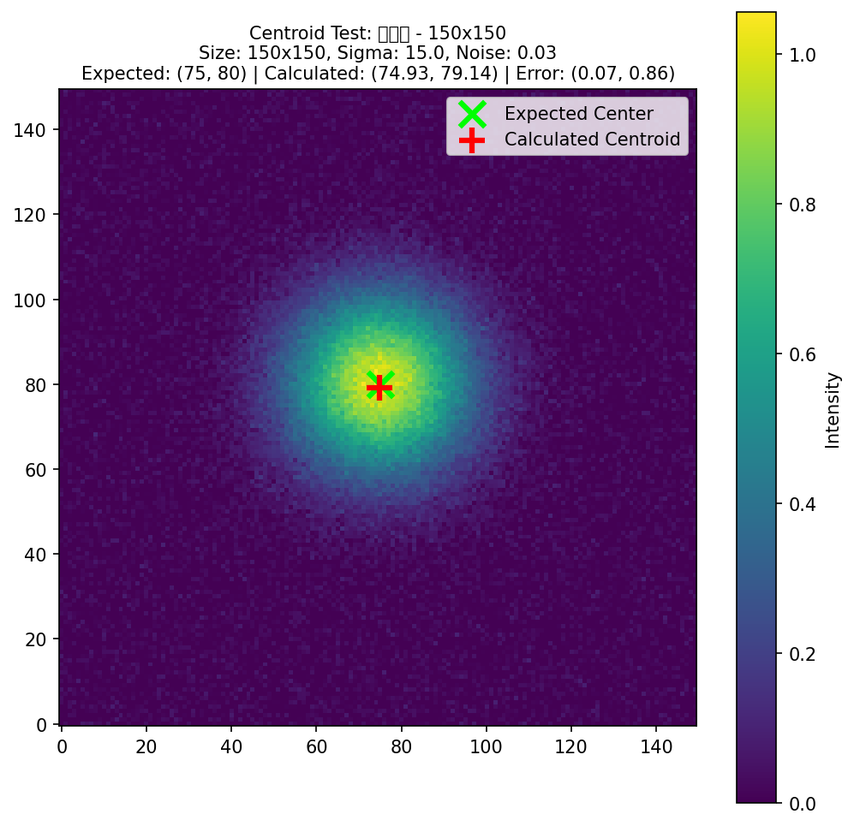
#> input picture report/centroid_test_visualization/centroid_150x150.png, 854 x 826 px, shrunk from 997 x 965 before the run
$ python md_img_diff_centroid.py --ref ../../report/centroid_test_visualization/centroid_150x150.png
#> lines starting #> are read from the running program, lines starting #| are printed output that depends on the picture
"""Batch difference processing for per-channel DM images.

For every image under INPUT_DIR:
    1. diff = reference - image          (signed float difference)
    2. denoise by threshold               (keep |diff| >= threshold, else 0)
    3. save the thresholded |diff| to OUTPUT_DIR, mirroring input subfolders
    4. filename gains the intensity-weighted centroid of the DOMINANT DARK
       blob (largest connected component of diff > threshold), which is the
       per-channel DM response signal:
            <original_stem>_cx<X>_cy<Y>.png

NOTE: a whole-image centroid is useless here - the diff is dominated by
noise (3*sigma keeps 88-97% of all pixels). The dominant dark blob is the
real, localized per-channel signal (empirically |diff| values 15-25 at the
moved spot). Use --threshold 15 (override with --threshold).

Colormap:
    --cmap gray  -> grayscale |diff| (0..255)
    --cmap jet   -> jet colormap over [threshold, vmax] with black
                    background; differences pop as blue->cyan->green->
                    yellow->red as |diff| grows (default). vmax defaults
                    to the per-image max |diff| (>= threshold + 1) so the
                    full jet range is used; override with --vmax for a
                    fixed scale comparable across images.

FFT notch (--notch, default ON):
    The raw camera images carry fixed-pattern interference fringes
    (freq peaks at +-(19,4), +-(19,7), +-(6,-2), +-(5,2), +-(2,7) in
    fftshifted space; x period ~141 px). Notching the RAW reference and
    image BEFORE diffing removes these fringes without moving the DM
    response signal (validated: fringe energy 15.6M -> 0, centroid of
    119-030 stays (1790,1241)). Disable with --no-notch.
"""

from __future__ import annotations

import argparse
from loguru import logger
import sys
from pathlib import Path
from typing import cast

import numpy as np
from PIL import Image

# Fixed-pattern interference fringe peaks in fftshifted frequency space
# (fx, fy) with fx along x-axis. Empirically derived from RAW frames.
FRINGE_PEAKS: tuple[tuple[int, int], ...] = (
    (19, 4), (19, 7), (-19, -4), (-19, -7),
    (6, -2), (-6, 2), (5, 2), (-5, -2), (2, 7), (-2, -7),
)


def load_gray(path: Path) -> np.ndarray:
    """Load an image as float64 grayscale array."""
    img = Image.open(path)
    if img.mode != "L":
        img = img.convert("L")
    return np.asarray(img, dtype=np.float64)


def notch_fft(img: np.ndarray, peaks: tuple[tuple[int, int], ...] = FRINGE_PEAKS,
              width: float = 1.0) -> np.ndarray:
    """Gaussian notch filter suppressing fixed fringe frequencies.

    Applies a Gaussian notch (1 - exp(-d^2 / 2w^2), with the very center
    of each peak zeroed) to the fftshifted spectrum, then inverse-FTs back
    to real space. width=1.0 fully removes the fringe energy (-> 0) while
    preserving localized DM signals (validated on 4 ground-truth images).

    The frequency mask depends only on the image shape, so it is built
    once and cached per shape (rebuilding it is ~2s, ~3x the FFT itself).
    """
    mask = _get_notch_mask(img.shape, peaks, width)
    spec = np.fft.fftshift(np.fft.fft2(img))
    return np.fft.ifft2(np.fft.ifftshift(spec * mask)).real


_notch_cache: dict[tuple[tuple[int, int], tuple[tuple[int, int], ...], float], np.ndarray] = {}


def _get_notch_mask(
    shape: tuple[int, int],
    peaks: tuple[tuple[int, int], ...],
    width: float,
) -> np.ndarray:
    """Build (or fetch from cache) the Gaussian notch frequency mask."""
    key = (shape, peaks, width)
    cached = _notch_cache.get(key)
    if cached is not None:
        return cached
    h, w = shape
    cy, cx = h // 2, w // 2
    ys, xs = np.mgrid[0:h, 0:w]
    mask = np.ones((h, w))
    for fx, fy in peaks:
        y0, x0 = cy + fy, cx + fx
        d2 = (xs - x0) ** 2 + (ys - y0) ** 2
        mask *= 1.0 - np.exp(-d2 / (2.0 * width * width))
        mask[d2 <= 1.0] = 0.0
    _notch_cache[key] = mask
    return mask


# [62 lines left out: functions render_colormap, dominant_blob_centroid, not called in this run]


def process(
    ref_path: Path,
    input_dir: Path,
    output_dir: Path,
    threshold: float | None,
    cmap: str = "jet",
    vmax: float | None = None,
    notch: bool = True,
    suffixes: tuple[str, ...] = (".png", ".jpg", ".jpeg", ".bmp", ".tif", ".tiff"),
) -> list[tuple[Path, float, tuple[float, float] | None, str]]:
    """Run the pipeline over all images in input_dir (recursive).

    Returns a summary list of (src, threshold_used, centroid_or_None, out_name).
    """
    ref = load_gray(ref_path)
    ref_h, ref_w = ref.shape
    if notch:
        ref = notch_fft(ref)

    images = sorted(
        p for p in input_dir.rglob("*") if p.suffix.lower() in suffixes and p.is_file()
    )
    if not images:
        raise FileNotFoundError(f"No images found under {input_dir}")

    results: list[tuple[Path, float, tuple[float, float] | None, str]] = []
    for src in images:
        img = load_gray(src)
        if img.shape != ref.shape:
            raise ValueError(
                f"Shape mismatch: ref {ref.shape} vs {src} {img.shape}"
            )
        if notch:
            img = notch_fft(img)
        diff = ref - img
        thr = threshold if threshold is not None else 15.0

        ad = np.abs(diff)
        denoised = np.where(ad >= thr, ad, 0.0)
        out = render_colormap(denoised, thr, vmax=vmax, cmap=cmap)

        centroid = dominant_blob_centroid(diff, thr)

        rel = src.relative_to(input_dir)
        stem = src.stem
        if centroid is not None:
            cx, cy = centroid
            out_name = f"{stem}_cx{cx:.1f}_cy{cy:.1f}.png"
        else:
            out_name = f"{stem}_cxNone_cyNone.png"
        out_path = output_dir / rel.parent / out_name
        out_path.parent.mkdir(parents=True, exist_ok=True)
        Image.fromarray(out).save(out_path)
        results.append((src, thr, centroid, out_name))

    return results


def main() -> None:
    parser = argparse.ArgumentParser(
        description="Subtract a reference image from each image, threshold-denoise, "
        "save with centroid coordinates in filename."
    )
    parser.add_argument("--ref", required=True, type=Path, help="Reference image path")
    parser.add_argument(
        "--input",
        type=Path,
        default=Path("data/md_test/md_img-100v"),
        help="Input directory (recursively scanned)",
    )
    parser.add_argument(
        "--output",
        type=Path,
        default=Path("data/md_test/md_img-100v_diff"),
        help="Output directory",
    )
    parser.add_argument(
        "--threshold",
        type=float,
        default=15.0,
        help="Dark-blob threshold on diff (= reference - image). Default: 15 "
        "(empirically the per-channel DM signal sits at |diff| 15-25)",
    )
    parser.add_argument(
        "--cmap",
        choices=("gray", "jet"),
        default="jet",
        help="Output colormap: jet (default, black background + blue->red "
        "difference enhancement) or gray (plain |diff|)",
    )
    parser.add_argument(
        "--vmax",
        type=float,
        default=None,
        help="Fixed jet color scale maximum (default: per-image max |diff|, "
        "floored at threshold+1). Use for a comparable scale across images",
    )
    parser.add_argument(
        "--notch",
        action=argparse.BooleanOptionalAction,
        default=True,
        help="FFT-notch the RAW reference and image to remove fixed-pattern "
        "fringes before diffing (default: on). Disable with --no-notch",
    )
    args = parser.parse_args()

    if not args.ref.is_file():
        sys.exit(f"Reference image not found: {args.ref}")

    results = process(args.ref, args.input, args.output, args.threshold,
                      cmap=args.cmap, vmax=args.vmax, notch=args.notch)
#> in load_gray, img is the input picture: PIL image 854x826 RGBA; mean R, G, B, A 138.4, 114.8, 154.1, 255
#> in load_gray, `img = img.convert("L")`:
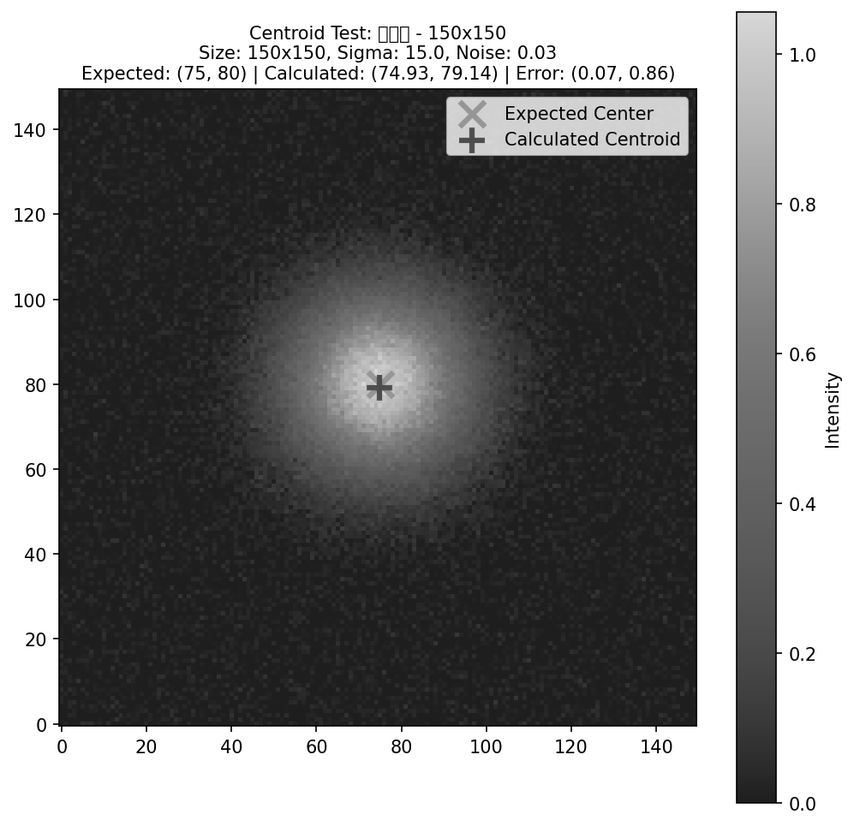
#> img: PIL image 854x826 L; min 0, max 255, mean 126.3
#> in _get_notch_mask, `key = (shape, peaks, width)`: key = ((826, 854), ((19, 4), (19, 7), (-19, -4), (-19, -7), (6, -2), (-6, 2), (5, 2), (-5, -2), (2, 7), (-2, -7)), 1)
#> the loop in _get_notch_mask, `for fx, fy in peaks:` made 10 passes
#> (fx, fy, y0, x0) on passes 1 to 10: (19, 4, 417, 446), (19, 7, 420, 446), (-19, -4, 409, 408), (-19, -7, 406, 408), (6, -2, 411, 433), (-6, 2, 415, 421), (5, 2, 415, 432), (-5, -2, 411, 422), (2, 7, 420, 429), (-2, -7, 406, 425)
#> pass 1, in _get_notch_mask, `d2 = (xs - x0) ** 2 + (ys - y0) ** 2`:
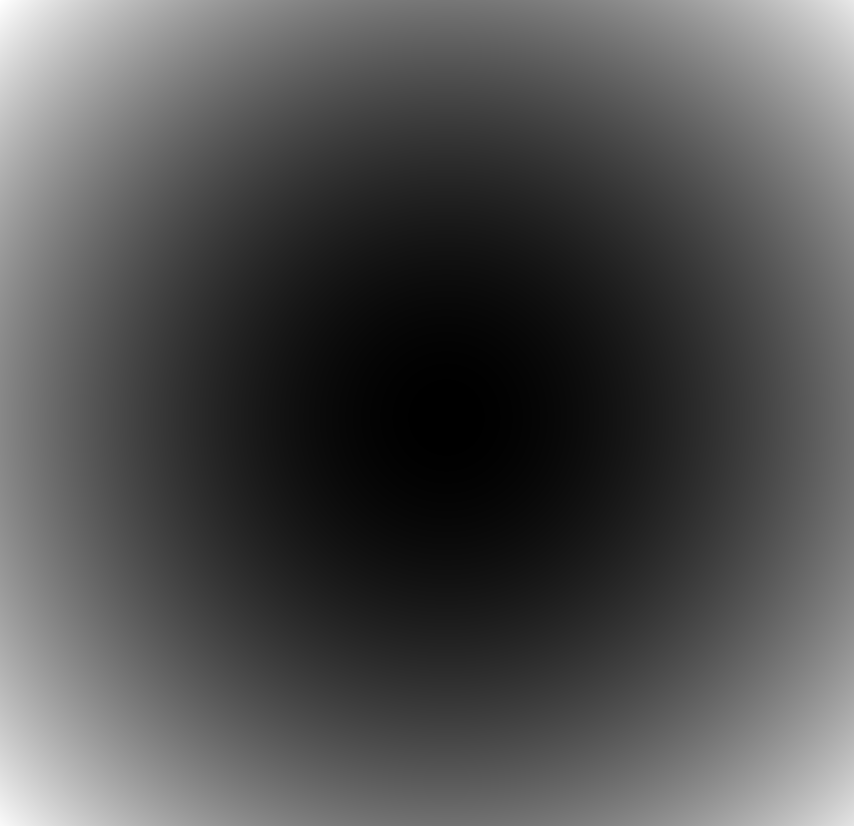
#> d2: shape (826, 854) int64; min 0, max 372805, mean 118033; drawn with min black and max white
#> after the loop in _get_notch_mask, `for fx, fy in peaks:`:
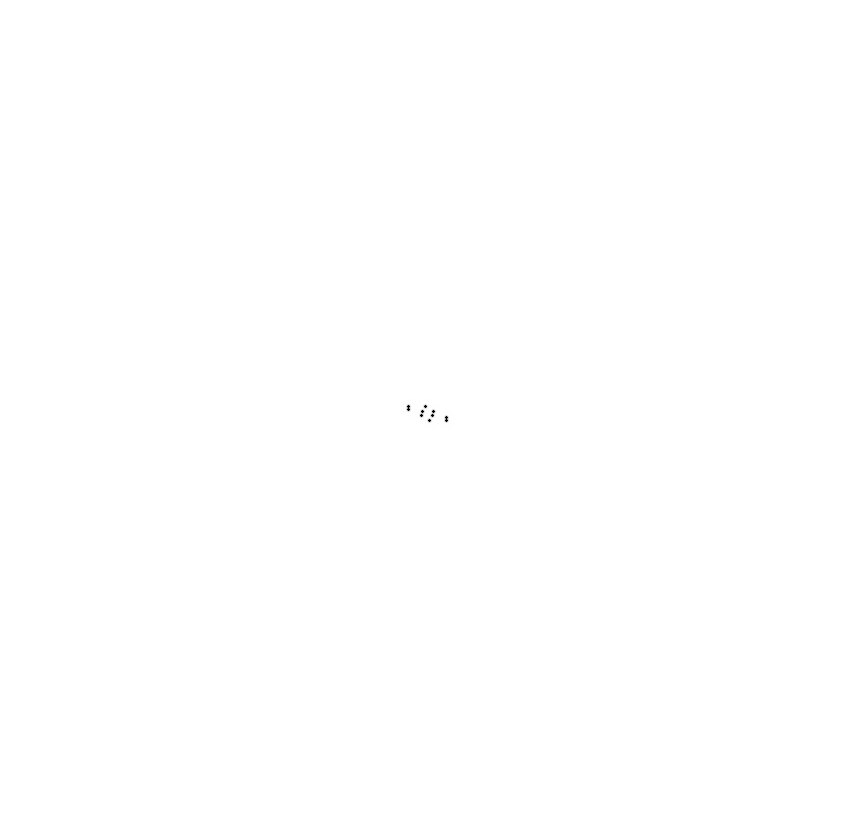
#> mask: shape (826, 854) float64; min 0, max 1, mean 1
#> in notch_fft, `return np.fft.ifft2(np.fft.ifftshift(spec * mask)).real`:
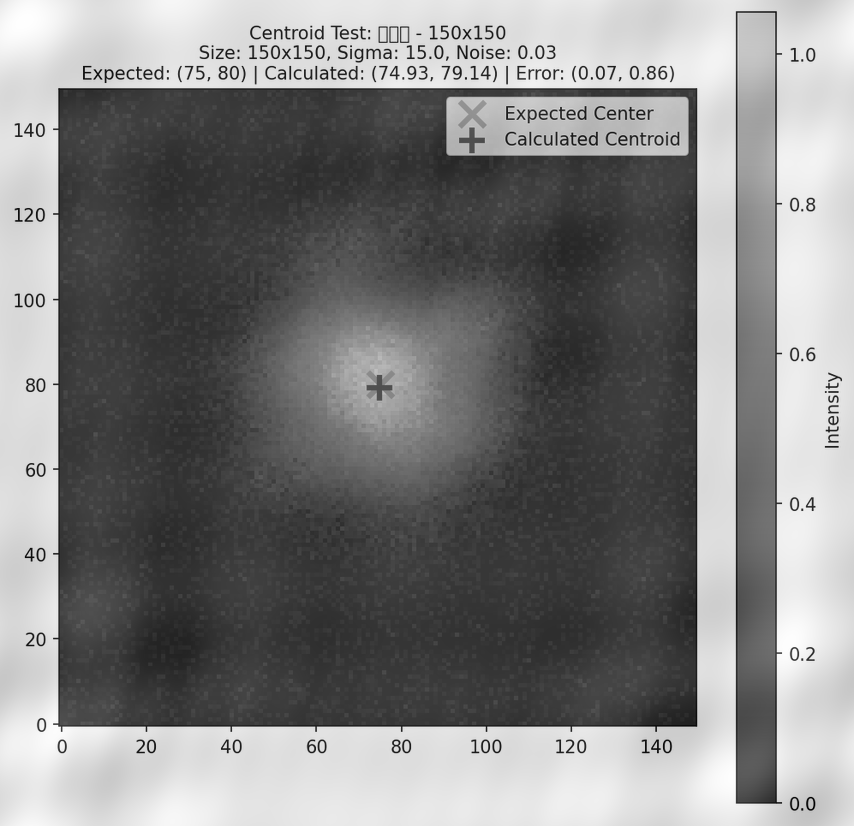
#> returned value: shape (826, 854) float64; min -40.62, max 291, mean 126.3; drawn with min black and max white

    from collections import Counter

    n_none = sum(1 for _, _, c, _ in results if c is None)
    logger.info(f"Processed {len(results)} images -> {args.output}")
    if n_none:
        logger.info(f"  {n_none} images had no pixels above threshold (saved as _cxNone_cyNone)")

    # Quick sanity overview: distinct centroids
    centroids = [c for _, _, c, _ in results if c is not None]
    if centroids:
        arr = np.array(centroids)
        spread = arr.max(axis=0) - arr.min(axis=0)
        logger.info(f"  centroid x range: {arr[:,0].min():.1f}..{arr[:,0].max():.1f} "
              f"(spread {spread[0]:.1f} px)")
        logger.info(f"  centroid y range: {arr[:,1].min():.1f}..{arr[:,1].max():.1f} "
              f"(spread {spread[1]:.1f} px)")
        # distinct centroid count per controller
        per_dir: Counter[str] = Counter()
        for src, _, c, _ in results:
            if c is not None:
                per_dir[src.parent.name] += 1
        for name, cnt in sorted(per_dir.items()):
            logger.info(f"    {name}: {cnt} distinct-pixel centroids")


if __name__ == "__main__":
#> (the run stopped early here; a loop or call above may not have finished)

$ run again, on report/centroid_test_visualization/centroid_large_sigma_100x100.png
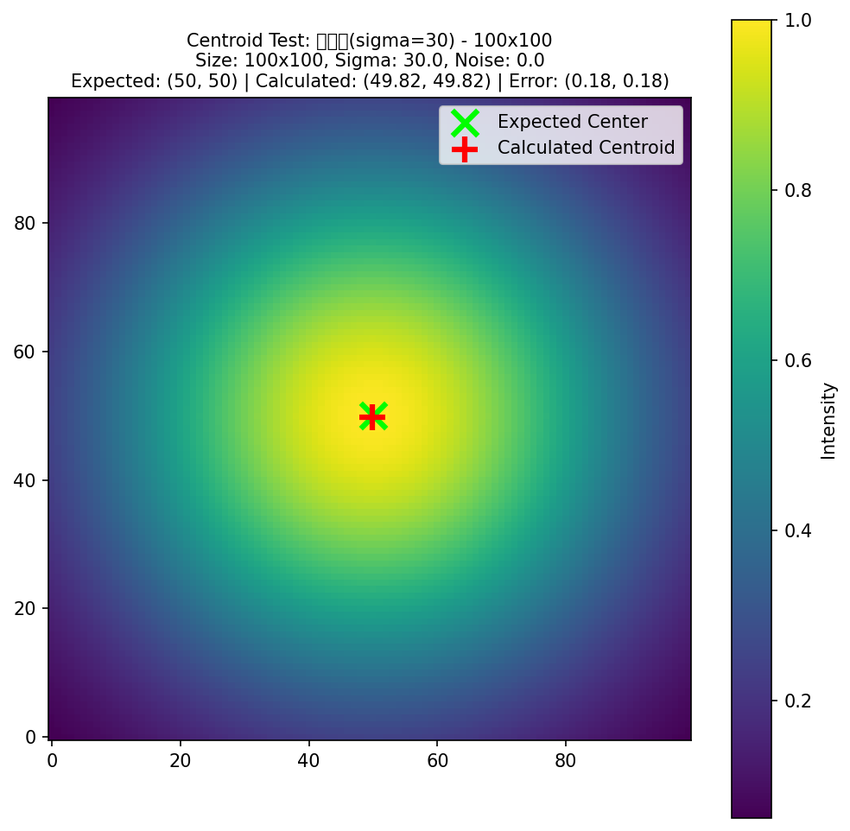
#> input picture report/centroid_test_visualization/centroid_large_sigma_100x100.png, 850 x 831 px, shrunk from 984 x 962 before the run
#> in load_gray, img is the input picture: PIL image 850x831 RGBA; mean R, G, B, A 138.2, 170.1, 166.8, 255
#> in load_gray, `img = img.convert("L")`:
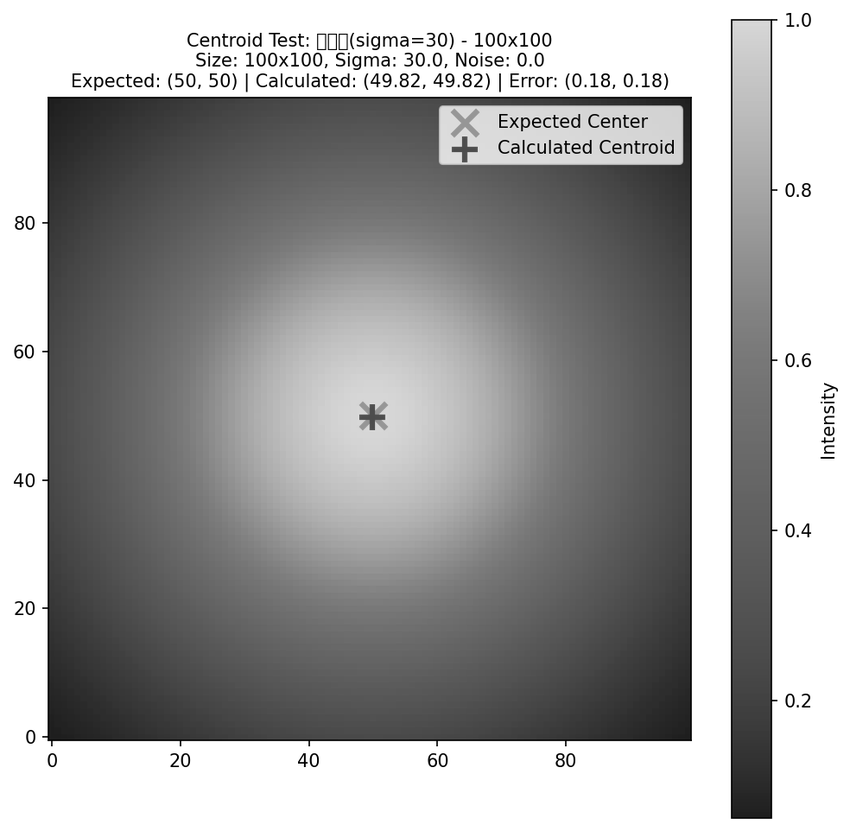
#> img: PIL image 850x831 L; min 0, max 255, mean 160.1
#> key = ((831, 850), ((19, 4), (19, 7), (-19, -4), (-19, -7), (6, -2), (-6, 2), (5, 2), (-5, -2), (2, 7), (-2, -7)), 1)
#> the loop in _get_notch_mask, `for fx, fy in peaks:` made 10 passes
#> (fx, fy, y0, x0) on passes 1 to 8: (19, 4, 419, 444), (19, 7, 422, 444), (-19, -4, 411, 406), (-19, -7, 408, 406), (6, -2, 413, 431), (-6, 2, 417, 419), (5, 2, 417, 430), (-5, -2, 413, 420)
#> in notch_fft, `return np.fft.ifft2(np.fft.ifftshift(spec * mask)).real`:
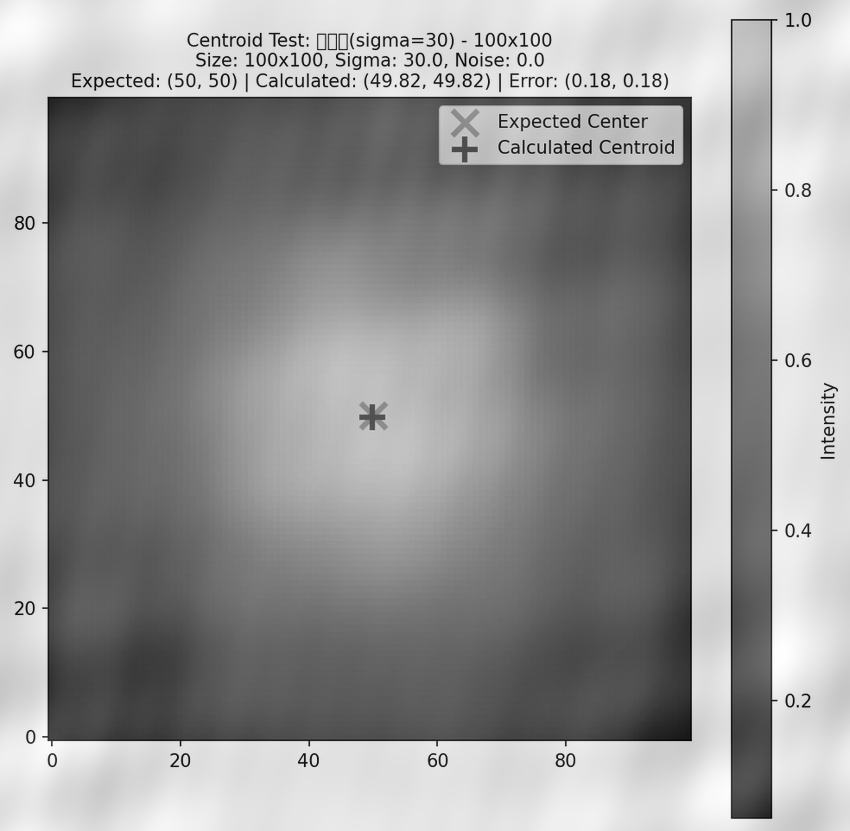
#> returned value: shape (831, 850) float64; min -27.06, max 289.5, mean 160.1; drawn with min black and max white
